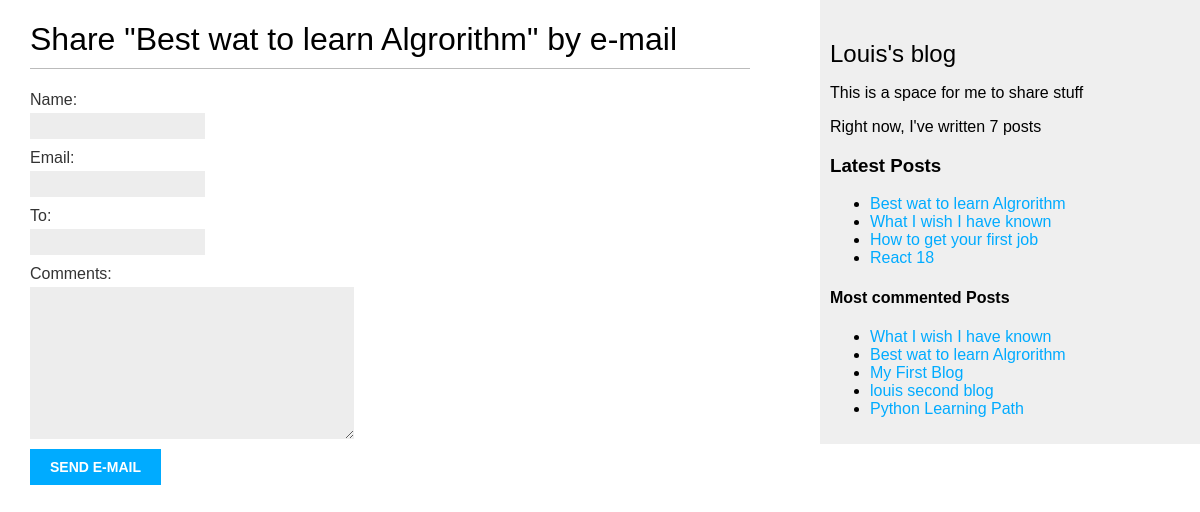
The app's page /blog/8/share/, older data.
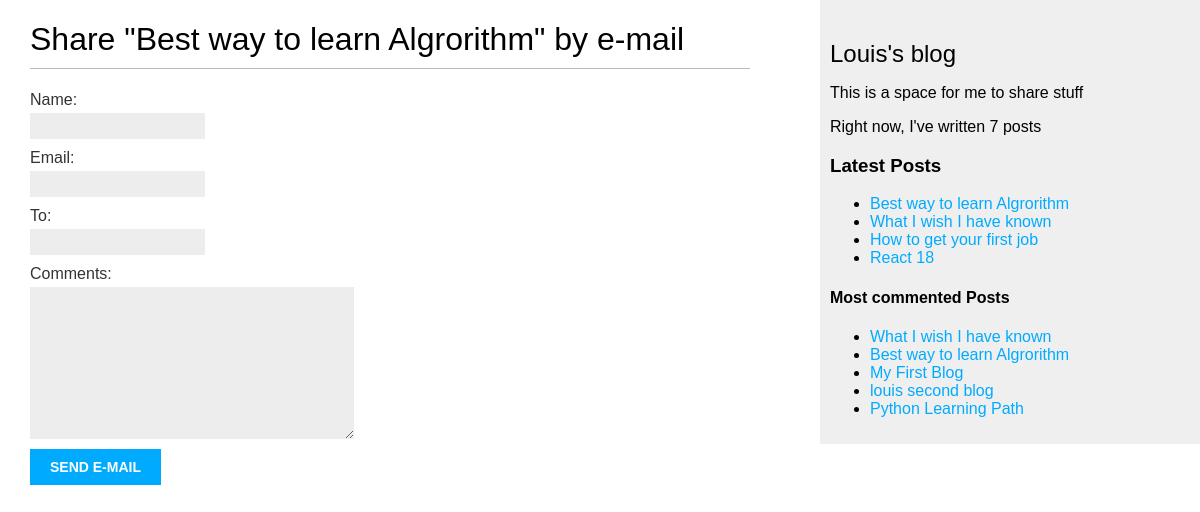
The same page, newer data.
### blog/models.py (models this page shows, shortened)
class Post(models.Model):
    STATUS_CHOICES =(
        ('draft', 'Draft'),
        ('published', 'Published'),
    )
    title = models.CharField(max_length=256)
    slug = models.SlugField(max_length=256, unique_for_date='publish')
    author = models.ForeignKey(User, on_delete=models.CASCADE, related_name='blog_posts')
    body = models.TextField()
    publish = models.DateTimeField(default=timezone.now)
    created = models.DateTimeField(auto_now_add=True)
    updated = models.DateTimeField(auto_now=True)
    status = models.CharField(max_length=10, choices=STATUS_CHOICES, default='draft')
    objects = models.Manager() # The default manager
    published = PublishedManager()
    tags = TaggableManager()
    def get_absolute_url(self):
        return reverse('blog:post_detail', args=[self.publish.year, self.publish.month, self.publish.day, self.slug])
    class Meta:
        ordering = ('-publish',)

### blog/views.py (the view)
# urls.py: path("<int:post_id>/share/", views.post_share, name="post_share"),
def post_share(request, post_id):
    post = get_object_or_404(Post, id=post_id, status='published')
    sent = False
    if request.method == 'POST':
        form = EmailPostForm(request.POST)
        if form.is_valid():
            cd = form.cleaned_data
            post_url = request.build_absolute_uri(post.get_absolute_url())
            subject = f"{cd['name']} wants to share {post.title} with you"
            message = f"Read {post.title} at: {post_url}\n\n {cd['name']}\'s comments: {cd['comments']}"
            send_mail(subject, message, 'louiswing55@hotmail.com', [cd['to']])
            sent = True
    else:
        form = EmailPostForm()
    return render(request, 'blog/post/share.html', {'post': post, 'form': form, 'sent': sent})

### blog/forms.py
class EmailPostForm(forms.Form):
    name = forms.CharField(max_length=25)
    email = forms.EmailField()
    to = forms.EmailField()
    comments = forms.CharField(required=False, widget=forms.Textarea)

### blog/models.py (called while the page is built)
    def get_queryset(self):
        return super(PublishedManager, self).get_queryset().filter(status='published')

### blog/templatetags/blog_tags.py (called while the page is built)
@register.simple_tag
def total_posts():
    return Post.published.count()

@register.inclusion_tag('blog/post/latest_posts.html')
def show_latest_posts(count=5):
    latest_posts = Post.published.order_by('-publish')[:count]
    return { 'latest_posts': latest_posts }

@register.simple_tag
def get_most_commented_posts(count=5):
    return Post.published.annotate(total_comments=Count('comments')).order_by('-total_comments')[:count]

### blog/templates/blog/post/share.html (shortened to what this page needs)
{% extends "blog/base.html" %}
{% block content %}
{% if sent %}
<h1>E-mail successfully sent</h1>
<p>"{{ post.title }}" was successfully sent to {{ form.cleaned_data.to }}.</p>
{% else %}
<h1>Share "{{ post.title }}" by e-mail</h1>
<form method="post">
  {% for field in form %}
  <div>{{ field.label_tag }} {{ field}} {{ field.errors }}</div>
  {% endfor %}
  <input type="submit" value="Send e-mail" />
</form>
{% endif %}
{% endblock %}

### blog/templates/blog/base.html (shortened to what this page needs)
{% load blog_tags %}
{% load static %}
<!DOCTYPE html>
<html>
  <head>
    <link href="{% static 'css/blog.css' %}" rel="stylesheet">
  </head>
  <body>
    <div id="content">{% block content %} {% endblock %}</div>
    <div id="sidebar">
      <h2>Louis's blog</h2>
      <p>This is a space for me to share stuff</p>
      <p>Right now, I've written {% total_posts %} posts</p>
      <h3>Latest Posts</h3>
      {% show_latest_posts 4 %}
      <h4>Most commented Posts</h4>
      {% get_most_commented_posts as most_commented_posts %}
      <ul>
        {% for post in most_commented_posts %}
        <li>
          <a href="{{ post.get_absolute_url }}">{{post.title}}</a>
        </li>
        {% endfor %}
      </ul>
    </div>
  </body>
</html>

### blog/templates/blog/post/latest_posts.html
<ul>
    {% for post in latest_posts %}
    <li>
        <a href="{{ post.get_absolute_url }}">{{post.title}}</a>
    </li>
    {% endfor %}
</ul>

Row changes from the older to the newer data that the page shows:
changed Post: title "Best wat to learn Algrorithm" → "Best way to learn Algrorithm"
